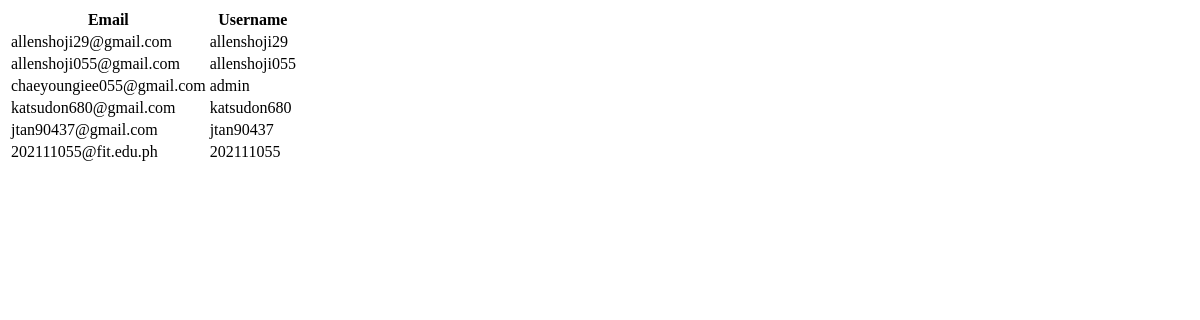
/users, run on an earlier commit of the app's database.
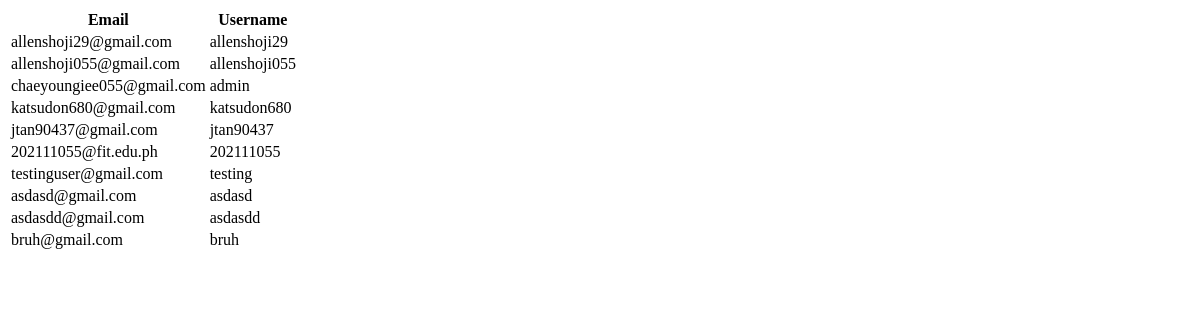
And on a later commit of the database.
### website/models.py (models this page shows)
class User(db.Model, UserMixin):
    id = db.Column(db.Integer, primary_key=True)
    username = db.Column(db.String(150), unique=True, nullable=False)
    email = db.Column(db.String(150), unique=True, nullable=False)
    password = db.Column(db.String(150))
    date_created = db.Column(db.DateTime(timezone=True), default=func.now())
    is_admin = db.Column(db.Boolean, default=False)
    balance = db.Column(db.Float, default=0.0)
    transactions = relationship('Transaction', backref='user')

### website/views.py (the view)
@views.route('/users')
def users():
    users = User.query.all()
    total_users = len(users)
    return render_template('users.html', users=users, total_users=total_users)

### main.py (called while the page is built)
@app.before_request
def before_request():
    global last_request_time
    last_request_time = time.time()

### website/templates/users.html
<html>
<table>
    <tr>
        <th>Email</th>
        <th>Username</th>
    </tr>
    {% for user in users %}
    <tr>
        <td>{{ user.email }}</td>
        <td>{{ user.username }}</td>
    </tr>
    {% endfor %}
</table>
</html>

What changed in the data, as far as the page shows it:
added User: email "testinguser@gmail.com", username "testing"
added User: email "asdasd@gmail.com", username "asdasd"
added User: email "asdasdd@gmail.com", username "asdasdd"
added User: email "bruh@gmail.com", username "bruh"
